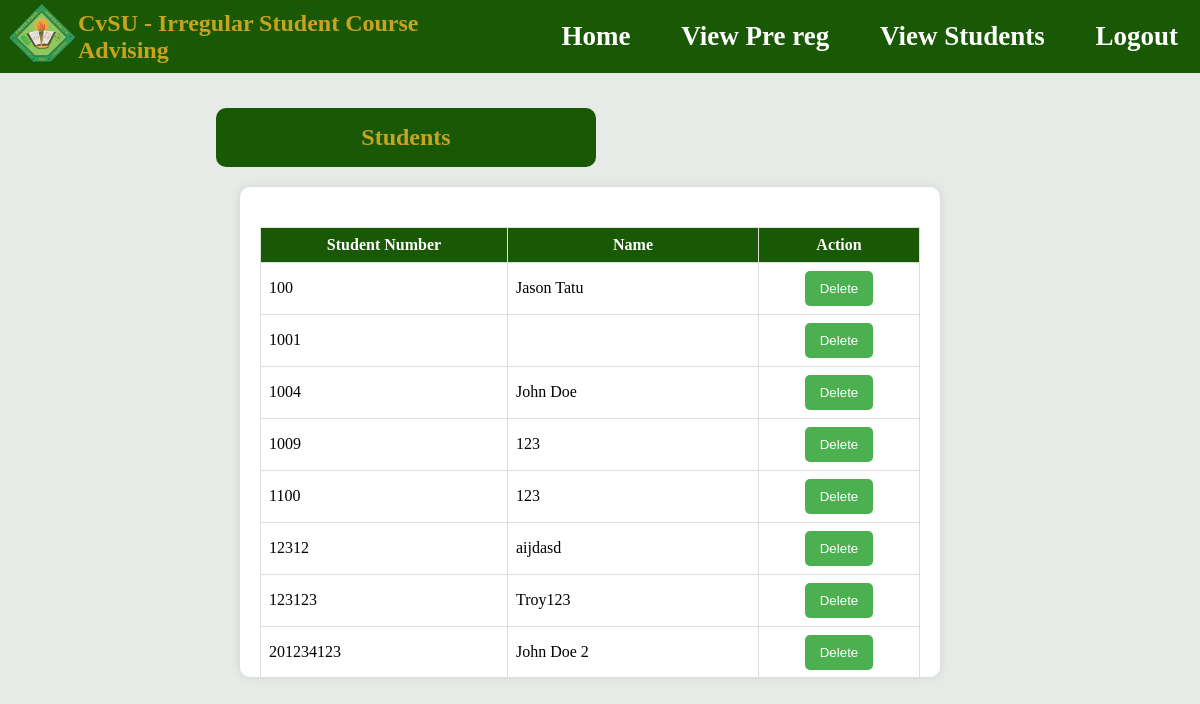
/pages/viewCriteriaReg.php, run on the app's committed database.
### tables this page shows
CREATE TABLE `students` (
  `studNum` varchar(50) NOT NULL,
  `Year` int(10) NOT NULL,
  `adviser` text NOT NULL,
  `password` varchar(100) NOT NULL,
  `email` varchar(50) NOT NULL,
  `name` varchar(50) NOT NULL,
  `verification_code` int(100) NOT NULL,
  `Course` varchar(50) NOT NULL
);

### pages/viewCriteriaReg.php (the view, shortened to what this page needs)
<?php
include '../includes/headerRegAd.php';
$adviserUserID = $_SESSION['user'];
?>
<!DOCTYPE html>
<html lang="en">
<head>
    <link rel="stylesheet" href="../css/dashboard.css">
</head>
<body>
    <h2 class="title-box">Students</h2>
    <div class="dashboard-box">
        <?php
        $sqlAllStudents = "SELECT studNum, name FROM students WHERE adviser = '$adviserUserID'";
        $resultAllStudents = $conn->query($sqlAllStudents);
        if ($resultAllStudents && $resultAllStudents->num_rows > 0) {
            echo '<table>
                    <thead>
                        <tr>
                            <th>Student Number</th>
                            <th>Name</th>
                            <th>Action</th>
                        </tr>
                    </thead>
                    <tbody>';
            while ($row = $resultAllStudents->fetch_assoc()) {
                echo '<tr>
                        <td>' . $row['studNum'] . '</td>
                        <td>' . $row['name'] . '</td>
                        <td>
                            <form method="post">
                                <input type="hidden" name="deleteStudent" value="' . $row['studNum'] . '">
                                <button class="view-form-button type="submit">Delete</button>
                            </form>
                        </td>
                    </tr>';
            }
            echo '</tbody></table>';
        } else {
            echo '<p>No students found.</p>';
        }
        ?>
    </div>
</body>
</html>

### css/dashboard.css (style rules this page uses)
body, html { margin: 0; padding: 0; box-sizing: border-box; display: grid; grid-template-rows: auto 1fr; background-color: #E6EBE8; height: 100vh; }
.dashboard-box { background-color: #fff; border-radius: 10px; box-shadow: 0 0 10px rgba(0, 0, 0, 0.1); padding: 20px; width: 55%; overflow-y: auto; max-height: 450px; margin-left: 20%; height: 80%; }
.title-box { background-color: #195905; color: #C8A320; padding: 1rem; text-align: center; max-width: 29%; border-radius: 10px; margin-top: 9%; margin-left: 18%; }
table { width: 100%; border-collapse: collapse; margin-top: 20px; }
table, th, td { border: 1px solid #ddd; padding: 8px; }
th { background-color: #195905; color: white; }
.view-form-button { background-color: #4CAF50; color: white; padding: 10px 15px; border: none; border-radius: 5px; cursor: pointer; text-align: center; display: block; margin: 0 auto; }

### data on the page
students: studNum "100", name "Jason Tatu"
students: studNum "1001"
students: studNum "1004", name "John Doe"
students: studNum "1009", name "123"
students: studNum "1100", name "123"
students: studNum "12312", name "aijdasd"
students: studNum "123123", name "Troy123"
students: studNum "201234123", name "John Doe 2"
